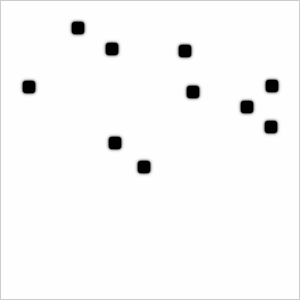
Frame 1 (no input)
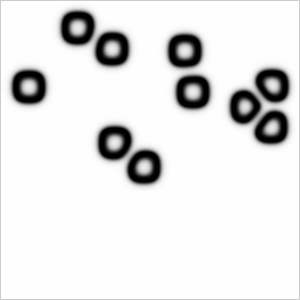
Frame 60 (the mouse pressed at the canvas centre just before this capture)
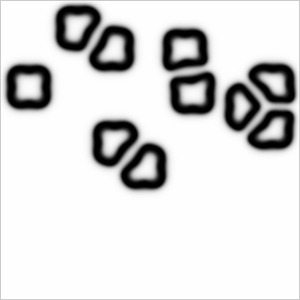
Frame 120 (the mouse held since frame 60 and released just before this capture)

The Processing sketch that drew these frames (run headless with seeded random() and noise(); from frame 60 on, the mouse is pressed at the canvas centre):

// Processing sketch: reactiondiffusion
// ── reactiondiffusion.pde
// Daniel Shiffman
// http://codingtra.in
// http://patreon.com/codingtrain
// Code for this video: https://youtu.be/BV9ny785UNc

// Written entirely based on
// http://www.karlsims.com/rd.html

// Also, for reference
// http://hg.postspectacular.com/toxiclibs/src/44d9932dbc9f9c69a170643e2d459f449562b750/src.sim/toxi/sim/grayscott/GrayScott.java?at=default

Cell[][] grid;
Cell[][] prev;

void setup() {
  size(300, 300);
  grid = new Cell[width][height];
  prev = new Cell[width][height];

  for (int i = 0; i < width; i++) {
    for (int j = 0; j < height; j ++) {
      float a = 1;
      float b = 0;
      grid[i][j] = new Cell(a, b);
      prev[i][j] = new Cell(a, b);
    }
  }

  for (int n = 0; n < 10; n++) {
    int startx = int(random(20, width-20));
    int starty = int(random(20, height-20));

    for (int i = startx; i < startx+10; i++) {
      for (int j = starty; j < starty+10; j ++) {
        float a = 1;
        float b = 1;
        grid[i][j] = new Cell(a, b);
        prev[i][j] = new Cell(a, b);
      }
    }
  }
}

float dA = 1.0;
float dB = 0.5;
float feed = 0.055;
float k = 0.062;

class Cell {
  float a;
  float b;

  Cell(float a_, float b_) {
    a = a_;
    b = b_;
  }
}


void update() {
  for (int i = 1; i < width-1; i++) {
    for (int j = 1; j < height-1; j ++) {

      Cell spot = prev[i][j];
      Cell newspot = grid[i][j];

      float a = spot.a;
      float b = spot.b;

      float laplaceA = 0;
      laplaceA += a*-1;
      laplaceA += prev[i+1][j].a*0.2;
      laplaceA += prev[i-1][j].a*0.2;
      laplaceA += prev[i][j+1].a*0.2;
      laplaceA += prev[i][j-1].a*0.2;
      laplaceA += prev[i-1][j-1].a*0.05;
      laplaceA += prev[i+1][j-1].a*0.05;
      laplaceA += prev[i-1][j+1].a*0.05;
      laplaceA += prev[i+1][j+1].a*0.05;

      float laplaceB = 0;
      laplaceB += b*-1;
      laplaceB += prev[i+1][j].b*0.2;
      laplaceB += prev[i-1][j].b*0.2;
      laplaceB += prev[i][j+1].b*0.2;
      laplaceB += prev[i][j-1].b*0.2;
      laplaceB += prev[i-1][j-1].b*0.05;
      laplaceB += prev[i+1][j-1].b*0.05;
      laplaceB += prev[i-1][j+1].b*0.05;
      laplaceB += prev[i+1][j+1].b*0.05;

      newspot.a = a + (dA*laplaceA - a*b*b + feed*(1-a))*1;
      newspot.b = b + (dB*laplaceB + a*b*b - (k+feed)*b)*1;

      newspot.a = constrain(newspot.a, 0, 1);
      newspot.b = constrain(newspot.b, 0, 1);
    }
  }
}

void swap() {
  Cell[][] temp = prev;
  prev = grid;
  grid = temp;
}

void draw() {
  println(frameRate);

  for (int i = 0; i < 10; i++) {
    update();
    swap();
  }

  loadPixels();
  for (int i = 1; i < width-1; i++) {
    for (int j = 1; j < height-1; j ++) {
      Cell spot = grid[i][j];
      float a = spot.a;
      float b = spot.b;
      int pos = i + j * width;
      pixels[pos] = color((a-b)*255);
    }
  }
  updatePixels();
}
